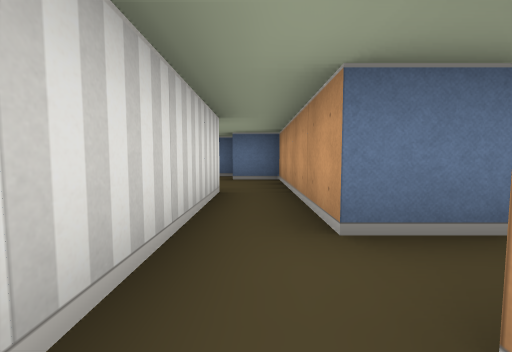
view 1 (above)

12 first-person views from a walk through a cub3D maze. The camera is about half as high as the walls, tilts 4° down and sees 90° across. The floor is counted in squares. Each view is taken from the middle of a square. On the plan, view 1 faces up. The plan holds only what a view shows up to about 9 squares ahead; the rest is blank.

view 2
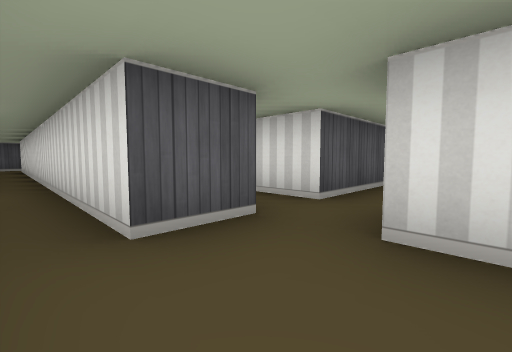

view 3
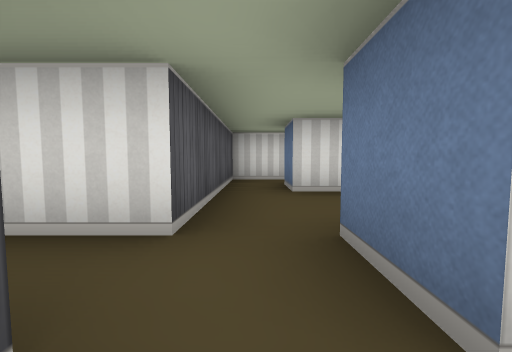

view 4
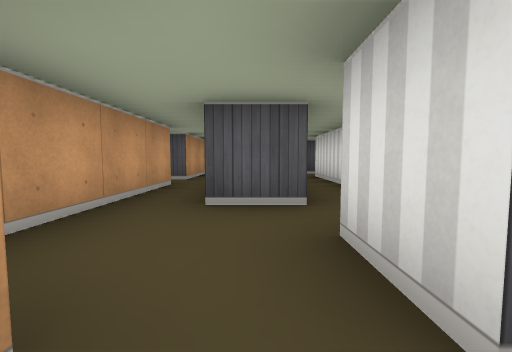

view 5
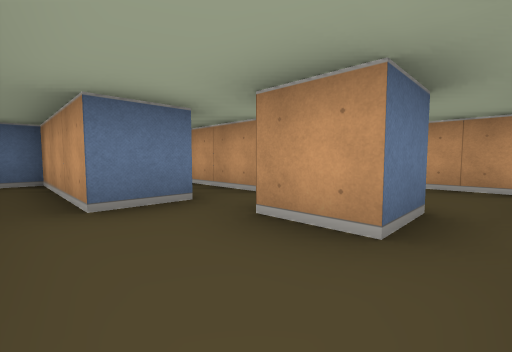

view 6
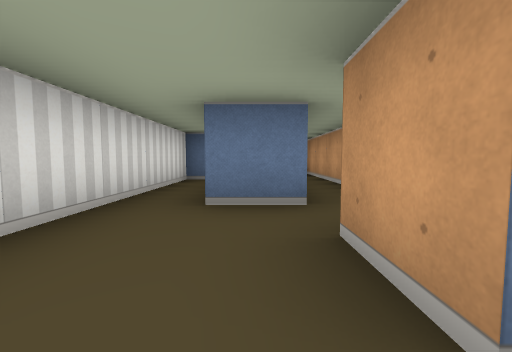

view 7
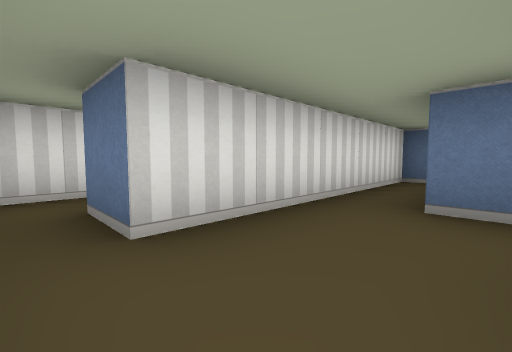

view 8
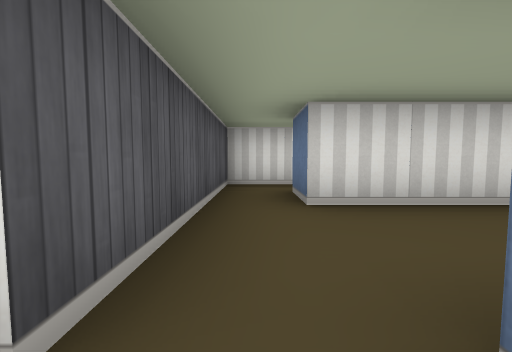

view 9
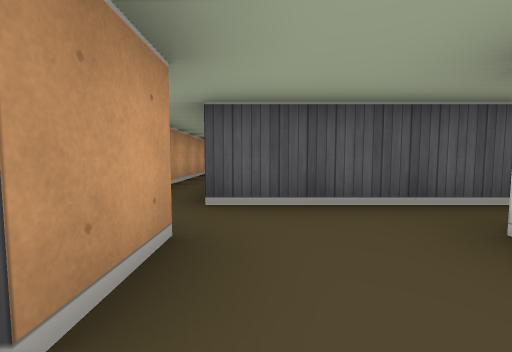

view 10
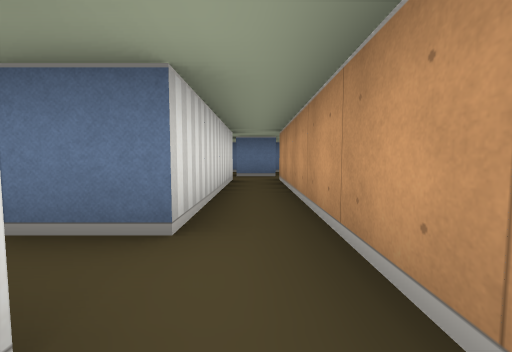

view 11
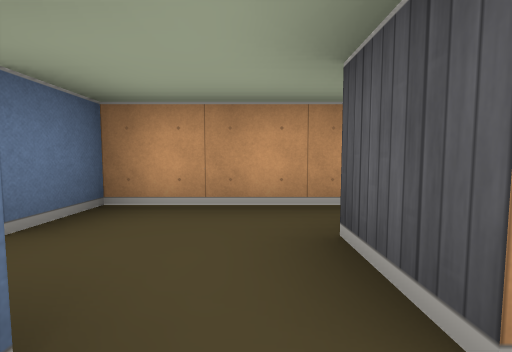

view 12
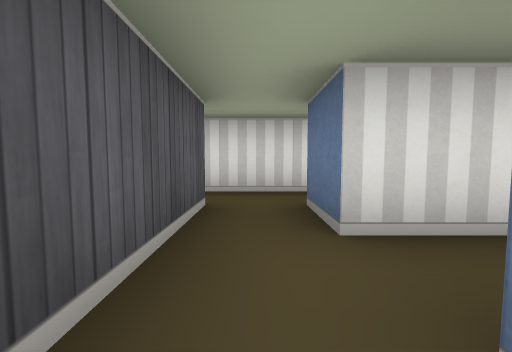

### Floor plan
Key: @ floor where view 1 was taken; # wall or solid block; . floor.
Columns run from 7 left of view 1 to 3 right of it. Each row starts with its distance up from view 1.
 11       #
 10   ###.#
  9   #.#.#
  8   #.#.#
  7   #.#.##
  6   #....##
  5 #.#..#..#
  4 #.......#
  3 #####.#.#
  2     #.#.#.#
  1     #.#....
  0     #.#@##
 -1     ..#.#
 -2     #.#.#
 -3       #.
 -4       #.
 -5       #.
 -6       #.
 -7        .
 -8        #

Positions as (right, up) in squares from view 1, and headings:
1: (0, 0), facing up
2: (0, 5), facing down-left
3: (-1, 4), facing left
4: (-1, 6), facing down
5: (-4, 4), facing up-right
6: (-3, 4), facing up
7: (-3, 4), facing up-left
8: (-2, 4), facing left
9: (-3, 6), facing down
10: (-2, -2), facing up
11: (-2, 4), facing right
12: (3, 1), facing left
